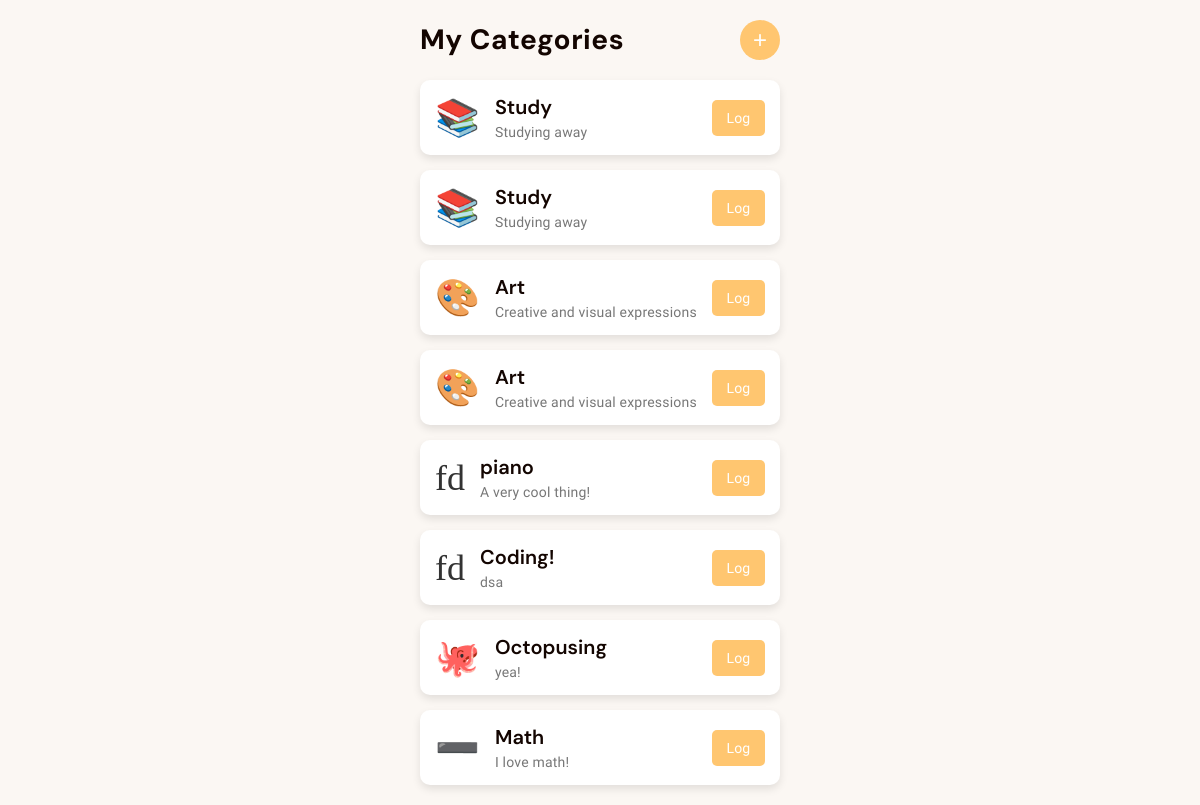
Before: / with the older database file.
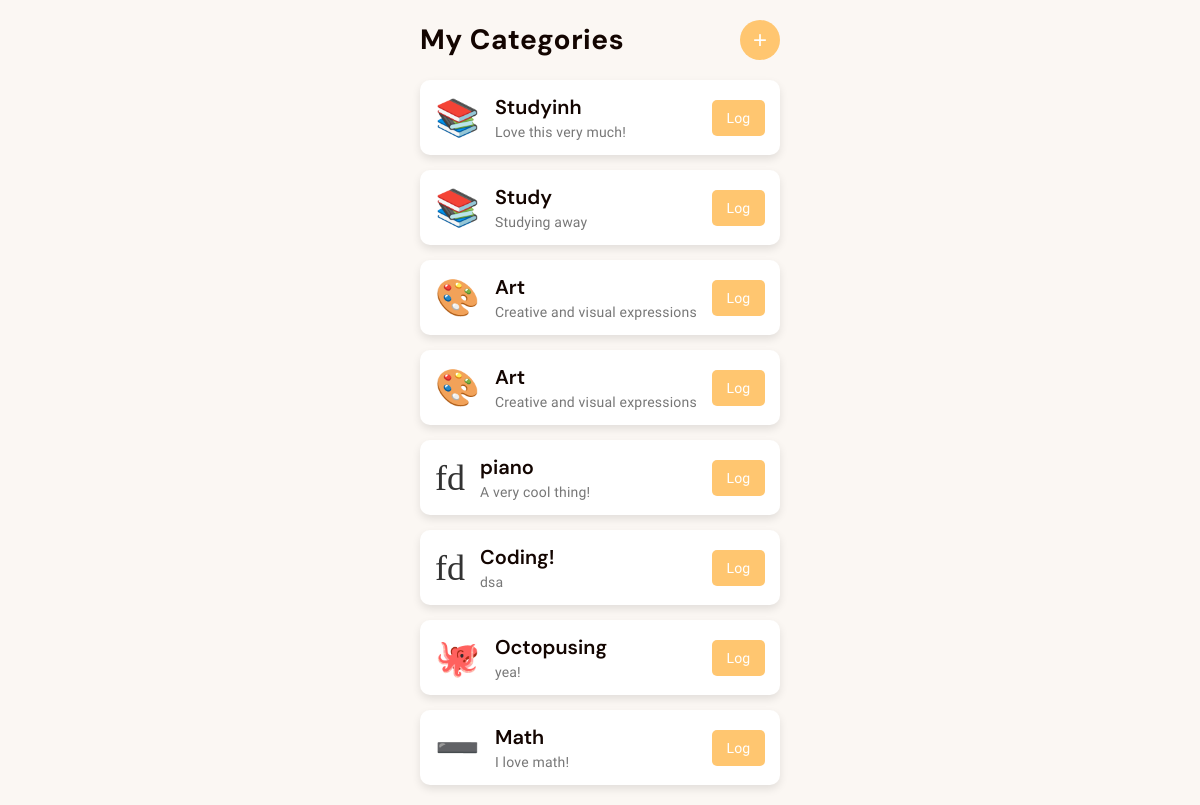
After: the same page with the newer database file.
### test_alch.py (models this page shows)
class Category(Base):
    __tablename__ = 'categories'
    id = Column(Integer, primary_key=True, autoincrement=True)
    name = Column(String)
    description = Column(String)
    icon = Column(String)
    log_entries = relationship("LogEntry", back_populates="category", cascade="all, delete-orphan", passive_deletes=True)

### app.py (the view)
@app.route("/", methods=["GET", "POST"])
def index():
    session = SessionLocal()
    categories = session.query(Category).all()
    session.close()
    return render_template('index.html', categories=categories)

### templates/index.html (shortened to what this page needs)
<!DOCTYPE html>
<html lang="en">
<head>
    <link rel="stylesheet" href="{{ url_for('static', filename='css/styles.css') }}">
</head>
<body>
    <div class="container">
        <header class="header">
            <h1>My Categories</h1>
            <a href="{{ url_for('create_category') }}" class="cat-button">
                <button class="add-category-btn">+</button>
            </a>
        </header>
        <div class="categories-list">
            {% for category in categories %}
                    <div class="category-card">
                        <a href="{{ url_for('category_stats', category_id=category.id) }}" class="category-link">
                            <div class="category-icon">{{ category.icon }}</div>
                            <div class="category-details">
                                <h3>{{ category.name }}</h3>
                                <p>{{ category.description }}</p>
                            </div>
                        </a>
                        <a href="{{ url_for('logger_form', category_id=category.id) }}">
                            <button class="log-btn">Log</button>
                        </a>
                    </div>
            {% endfor %}
        </div>
    </div>
</body>
</html>

### static/css/styles.css (style rules this page uses)
:root { --yellow: #FFC670; --darkYellow: #FFB133; --linen: #fbf7f3; --black: #130501; }
* { margin: 0; padding: 0; box-sizing: border-box; }
body { background-color: var(--linen); color: #333; }
.container { max-width: 400px; margin: 0 auto; padding: 20px; }
.header { display: flex; justify-content: space-between; align-items: center; margin-bottom: 20px; }
.header h1 { font-size: 28px; color: var(--black); font-family: 'DM Sans', sans-serif; font-weight: 700; line-height: 1.2; letter-spacing: 0.5px; }
.cat-button { text-decoration: none; }
.add-category-btn { background-color: var(--yellow); color: white; border: none; padding: 10px; font-size: 24px; cursor: pointer; border-radius: 50%; width: 40px; height: 40px; display: flex; justify-content: center; align-items: center; text-decoration: none; }
.categories-list { display: flex; flex-direction: column; gap: 15px; }
.category-card { background-color: rgb(255,255,255); border-radius: 10px; padding: 15px; display: flex; justify-content: space-between; align-items: center; box-shadow: 0 4px 8px rgba(0, 0, 0, 0.1); }
.category-link { display: flex; align-items: center; text-decoration: none; color: inherit; flex-grow: 1; gap: 15px; }
.category-icon { font-size: 36px; }
.category-details { flex-grow: 1; flex-direction: column; justify-content: center; }
.category-details h3 { font-size: 20px; color: var(--black); margin-bottom: 0; font-family: 'DM Sans', sans-serif; font-weight: 600; line-height: 1.25; }
.category-details p { font-size: 14px; color: #777; max-width: 95%; font-family: 'Work Sans', sans-serif; font-weight: 400; letter-spacing: 0.2px; margin-top: 4px; }
.log-btn { background-color: var(--yellow); color: white; padding: 10px 15px; border: none; font-size: 14px; border-radius: 5px; cursor: pointer; font-family: 'Work Sans', sans-serif; }

Changed rows visible on the page:
changed Category: name "Study" → "Studyinh"; description "Studying away" → "Love this very much!"
